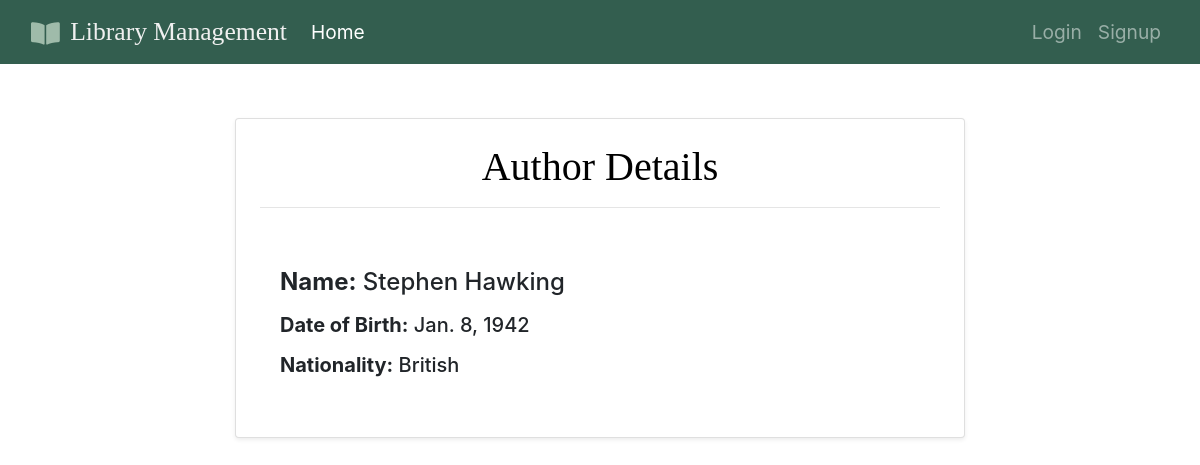
/library/books/author/3/, run on the app's committed database.
### libraryApp/models.py (models this page shows, shortened)
class Author(models.Model):
    name = models.CharField(max_length=64)
    date_of_birth = models.DateField()
    nationality = models.CharField(max_length=32)

### libraryApp/views.py (the view)
# urls.py: path('books/author/<int:pk>/', views.AuthorDetailView.as_view(), name='author_detail'),
class AuthorDetailView(DetailView):
    model = Author
    template_name = 'libraryApp/author_detail.html'

### libraryApp/templates/libraryApp/author_detail.html (shortened to what this page needs)
{% extends 'libraryApp/base.html' %}
{% block content %}
<div class="container mt-5" style="padding-top: 70px;">
    <div class="row mb-4">
        <div class="col-md-8 offset-md-2">
            <div class="card shadow-sm p-4">
                <div class="card-title text-center mb-4">
                    <h1 class="display-5">Author Details</h1><hr>
                </div>
                <div class="card-body">
                    <h4 class="mb-3"><strong>Name:</strong> {{ object.name }}</h4>
                    <h5 class="mb-3"><strong>Date of Birth:</strong> {{ object.date_of_birth }}</h5>
                    <h5 class="mb-3"><strong>Nationality:</strong> {{ object.nationality }}</h5>
                </div>
            </div>
        </div>
    </div>
</div>
{% endblock %}

### libraryApp/templates/libraryApp/author_detail.html (style rules this page uses)
h1 { font-family: 'Times New Roman', Times, serif; color: black; }

### data on the page
Author: name "Stephen Hawking", date_of_birth "Jan. 8, 1942", nationality "British"
